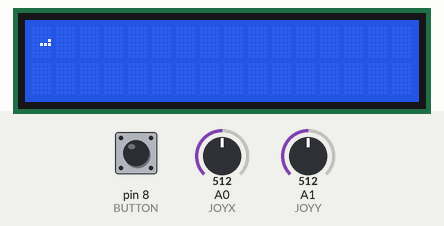
Recording of a sketch running on a simulated Arduino Uno, built with avr-gcc and run on an emulated ATmega328P. Parts: 16×2 character LCD. The inputs (shaded band) are chosen by the test bench; at power-on: A1 (JOYY) = 512, pin 8 (BUTTON) HIGH, A0 (JOYX) = 512. Random numbers use the default seed unless the sketch sets one.

Above: at 1.2 s.
1.3 s: A1 (JOYY) set to 710
At 4.0 s:
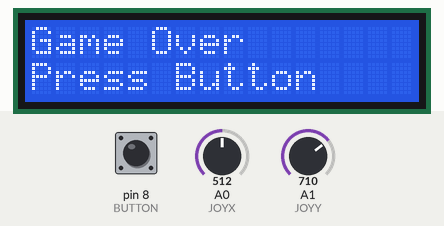
4.3 s: pin 8 (BUTTON) pulled LOW for 0.15 s
At 6.26 s:
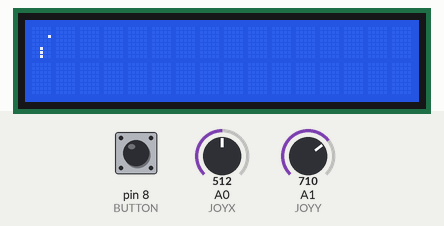
6.5 s: A0 (JOYX) set to 710
At 8.1 s:
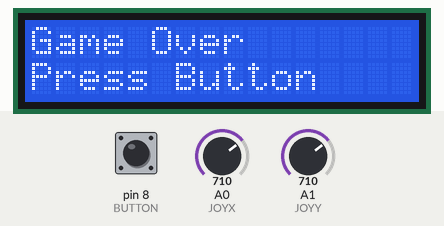
8.5 s: pin 8 (BUTTON) pulled LOW for 1 s
At 9.76 s:
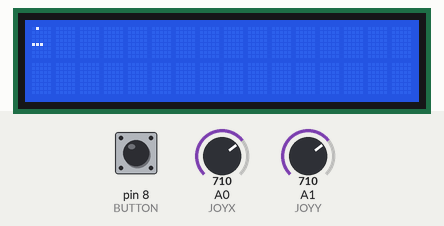
Timing chart, 0 to 11.5 s (numbered marks = the images above; inputs shaded):
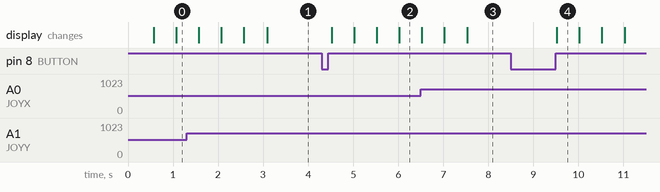

Measured:
- after the input at 4.3 s, the display: first changes after 0.22 s (image 2 shows a later state)
- after the input at 8.5 s, the display: changes after 1.0 s (image 4)

The sketch:

snake.ino
```cpp
#include <Wire.h>
#include <LiquidCrystal_I2C.h>

LiquidCrystal_I2C lcd(0x27, 16, 2);

#define JOYX A0
#define JOYY A1
#define BUTTON 8

const byte WIDTH = 5;
const byte HEIGHT = 8;
const byte MAX_SNAKE = WIDTH * HEIGHT;

struct Point {
  int x;
  int y;
};

Point snake[MAX_SNAKE];
Point food;

byte snakeLength;

int dx;
int dy;

bool gameOver;

byte bitmap[8];

unsigned long lastMove = 0;
const unsigned long speed = 500;

void spawnFood() {
  if (snakeLength >= MAX_SNAKE) return;
  while (true) {
    food.x = random(WIDTH);
    food.y = random(HEIGHT);
    bool used = false;
    for (byte i = 0; i < snakeLength; i++) {
      if (snake[i].x == food.x && snake[i].y == food.y) {
        used = true;
        break;
      }
    }
    if (!used)
      return;
  }
}

void resetGame() {
  snakeLength = 3;
  snake[0] = {2, 4};
  snake[1] = {1, 4};
  snake[2] = {0, 4};

  dx = 1;
  dy = 0;

  gameOver = false;

  lastMove = millis();

  spawnFood();

  lcd.clear();
}

void setup() {
  pinMode(BUTTON, INPUT_PULLUP);

  lcd.init();
  lcd.backlight();

  randomSeed(analogRead(A3));

  resetGame();
}

void readJoystick() {
  int x = analogRead(JOYX);
  int y = analogRead(JOYY);
  if (x < 300 && dx != 1) {
    dx = -1;
    dy = 0;
  }
  else if (x > 700 && dx != -1) {
    dx = 1;
    dy = 0;
  }
  else if (y < 300 && dy != 1) {
    dx = 0;
    dy = -1;
  }
  else if (y > 700 && dy != -1) {
    dx = 0;
    dy = 1;
  }
}

void moveSnake() {
  Point head = snake[0];
  head.x += dx;
  head.y += dy;

  if (head.x < 0 || head.x >= WIDTH ||
      head.y < 0 || head.y >= HEIGHT) {
    gameOver = true;
    return;
  }

  for (byte i = 0; i < snakeLength; i++) {
    if (snake[i].x == head.x &&
        snake[i].y == head.y) {
      gameOver = true;
      return;
    }
  }

  for (int i = snakeLength-1; i > 0; i--) {
    snake[i] = snake[i - 1];
  }

  snake[0] = head;

  if (head.x == food.x && head.y == food.y) {
    if (snakeLength < MAX_SNAKE)
      snakeLength++;
    if (snakeLength == MAX_SNAKE) {
      gameOver = true;
      return;
    }
    spawnFood();
  }
}

void drawGame() {
  memset(bitmap, 0, sizeof(bitmap)); // resets bitmap
  bitmap[food.y] |= (1 << (4 - food.x)); // binary operators, binary or and turning specific indicies on.

  for (byte i = 0; i < snakeLength; i++) {
    bitmap[snake[i].y] |= (1 << (4 - snake[i].x));
  }

  lcd.createChar(0, bitmap);
  lcd.setCursor(0, 0);
  lcd.write(byte(0));
}

void showGameOver() {
  lcd.clear();
  lcd.setCursor(0, 0);
  lcd.print("Game Over");
  lcd.setCursor(0, 1);
  lcd.print("Press Button");

  while (digitalRead(BUTTON) == HIGH) {
    delay(10);
  }

  delay(200);

  while (digitalRead(BUTTON) == LOW) {
    delay(10);
  }
  resetGame();
  drawGame();
}

void loop() {
  if (gameOver) {
    showGameOver();
    return;
  }

  readJoystick();

  if (millis() - lastMove >= speed) {
    lastMove = millis();
    moveSnake();
    if (!gameOver)
      drawGame();
  }
}
```
